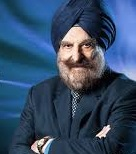
#> input picture ClassExamples/openCV/kapany.jpg, 136 x 154 px
$ jupyter execute openCV_lect2.ipynb
#> lines starting #> are read from the running program, lines starting #| are printed output that depends on the picture
[cell 1]
# library imports
import cv2
import numpy as np
import matplotlib.pyplot as plt

# reading a color image
img = cv2.imread('kapany.jpg')
#> img is the input picture: shape (154, 136, 3); mean B, G, R 104.7, 76.3, 53.1
# Copy the image
img_copy = img.copy()
# Draw a rectangle
cv2.rectangle(img_copy, pt1 = (50, 20), pt2 = (100, 80),
              color = (255, 0, 0), thickness = 2)
plt.imshow(img_copy)
plt.show()

[cell 2]
# Draw a circle
cv2.circle(img_copy, center = (50, 50), radius = 20,
           color = (0, 0, 255), thickness = 5)
plt.imshow(img_copy)
plt.show()

[cell 3]
# Add text
cv2.putText(img_copy, text = "the Wall of Love",
            org = (20, 20),
            fontFace = cv2.FONT_HERSHEY_DUPLEX,
            fontScale = 1,
            color = (0, 255, 0),
            thickness = 1,
            lineType = cv2.LINE_AA)
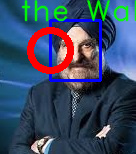
#> img_copy: shape (154, 136, 3); mean B, G, R 100.3, 74.1, 57.5
plt.imshow(img_copy)
plt.show()

[cell 4]
import cv2
import numpy as np

# Step 1. Define callback function
drawing = False
ix = -1
iy = -1

def draw_rectangle(event, x, y, flags, params):

    global ix, iy, drawing

    if event == cv2.EVENT_LBUTTONDOWN:
        drawing = True
        ix, iy = x, y

    elif event == cv2.EVENT_MOUSEMOVE:
        if drawing == True:
            cv2.rectangle(img, pt1 = (ix, iy), pt2 = (x, y),
                          color = (87, 184, 237), thickness = -1)

    elif event == cv2.EVENT_LBUTTONUP:
        drawing = False
        cv2.rectangle(img, pt1 = (ix, iy), pt2 = (x, y),
                      color = (87, 184, 237), thickness = -1)


# Step 2. Call the window
img = cv2.imread('map.png')
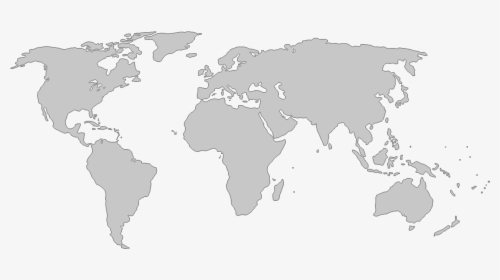
#> input picture ClassExamples/openCV/map.png, 500 x 280 px
#> img is the input picture: shape (280, 500, 3); min 137, max 248, mean 233.2

cv2.namedWindow(winname = 'my_drawing')
cv2.setMouseCallback('my_drawing', draw_rectangle)


# Step 3. Execution
while True:
    cv2.imshow('my_drawing', img)
    if cv2.waitKey(10) & 0xFF == 27:
#> (key Esc is pressed here)
        break

cv2.destroyAllWindows()

[cell 5]
# edge detection
img = cv2.imread('kapany.jpg',0)
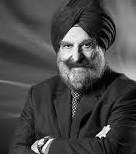
#> img: shape (154, 136); min 0, max 254, mean 72.6
edges = cv2.Canny(img,150,200)
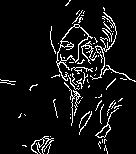
#> edges: shape (154, 136); 7.3% white in thin lines or dots

# Plotting
plt.subplot(121),plt.imshow(img,cmap = 'gray')
plt.title('Original Image'), plt.xticks([]), plt.yticks([])
plt.subplot(122),plt.imshow(edges,cmap = 'gray')
plt.title('Edge Image'), plt.xticks([]), plt.yticks([])
plt.savefig('kapany_.png')
plt.show()
